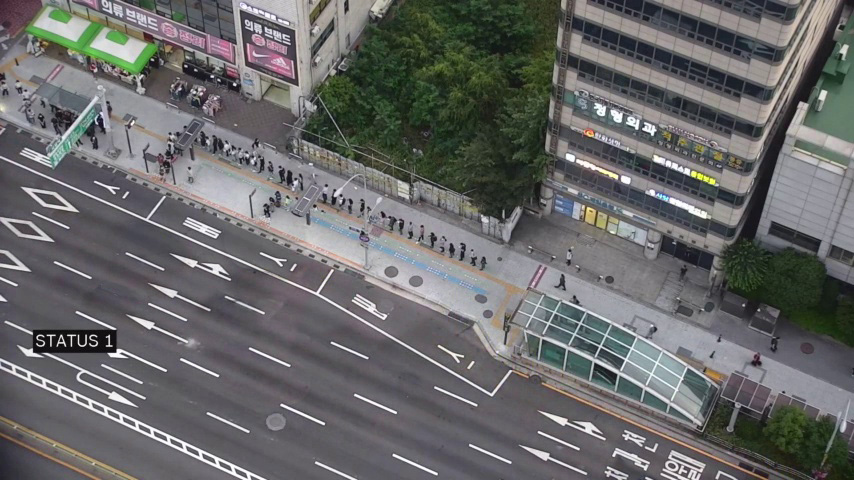
#> input picture backgrounds/222_bg_f_2.jpg, 854 x 480 px, found by its file name
$ python firstAngle_busstopTracking.py   (older library calls are emulated)
#> lines starting #> are read from the running program, lines starting #| are printed output that depends on the picture; after the words box and inside, x2 and y2 are one past the last pixel; in counts of white or black regions, pixels touching at a corner belong together; pictures that were not available may be replaced by others from this repository, and a replacement may not be noted
# 버스 전용차선 !!!!!!!!!!!!!1
#!/usr/bin/env python3
# -*- coding: utf-8 -*-
"""
Created on Sat Sep 30 11:51:00 2017

@author: alexdrake
"""

import cv2
import numpy as np
import time
import logging
import math
import re
from os import walk
import os

# Vehicle_counter from Dan Maesks response on
# https://stackoverflow.com/questions/36254452/counting-cars-opencv-python-issue/36274515#36274515


# ============================================================================

class Vehicle(object):
    # [7 lines left out: function __init__, not called in this run]

    @property
    def last_position(self):
        return self.positions[-1]

    @property
    def last_position2(self):
        return self.positions[-2]

    # [10 lines left out: functions add_position, draw, not called in this run]

# ============================================================================


class VehicleCounter(object):
    # [166 lines left out: functions __init__, get_vector, is_valid_vector, update_vehicle, update_count, not called in this run]


# ============================================================================

# get working directory
loc = os.path.abspath('')

# Video source
inputFile = 'C:/MyWorkspace/Detectioncode/inputs/000_0820.mp4'

# for testing
tracked_blobs = []
tracked_conts = []
t_retval = []


# inputFile 이름에 정규표현식에 맞는 형식 있으면 camera에 넣기
camera = re.match(r".*/(\d+)_.*", inputFile)
camera = camera.group(1)  # camera는 정규표현식 만족하는 것 중 첫번째
print("camera", camera)
# import video file
cap = cv2.VideoCapture(inputFile)

fps = cap.get(cv2.CAP_PROP_FPS)  # 프레임 수 구하기
delay = int(1000/fps)
# 추적 경로를 그리기 위한 랜덤 색상
color = np.random.randint(0, 255, (200, 3))
lines = None  # 추적 선을 그릴 이미지 저장 변수
prevImg = None
termcriteria = (cv2.TERM_CRITERIA_EPS | cv2.TERM_CRITERIA_COUNT, 10, 0.03)

# get list of background files
f = []

# backgrounds폴더에 들어있는 모든 파일 리스트 형태로 가져와서 filenames에 넣기
for (_, _, filenames) in walk(loc + "/backgrounds/"):
    f.extend(filenames)  # filenames의 원소들 f의 원소로 넣기
    break

# if background exists for camera: import, else avg will be built on fly

bg = 'C:/MyWorkspace/Detectioncode/backgrounds/222_bg_f_2.jpg'
default_bg = cv2.imread(bg)
#> default_bg is the input picture: shape (480, 854, 3); mean B, G, R 104.7, 104.6, 104.3
type(default_bg)
default_bg = cv2.cvtColor(default_bg, cv2.COLOR_BGR2HSV)  # H 색상
#> default_bg: shape (480, 854, 3); mean H, S, V 101.6, 30.6, 110.1
# HSV중 S(채도) = avgSat,V(명도) = default_bg 채널만 사용
(_, avgSat, default_bg) = cv2.split(default_bg)
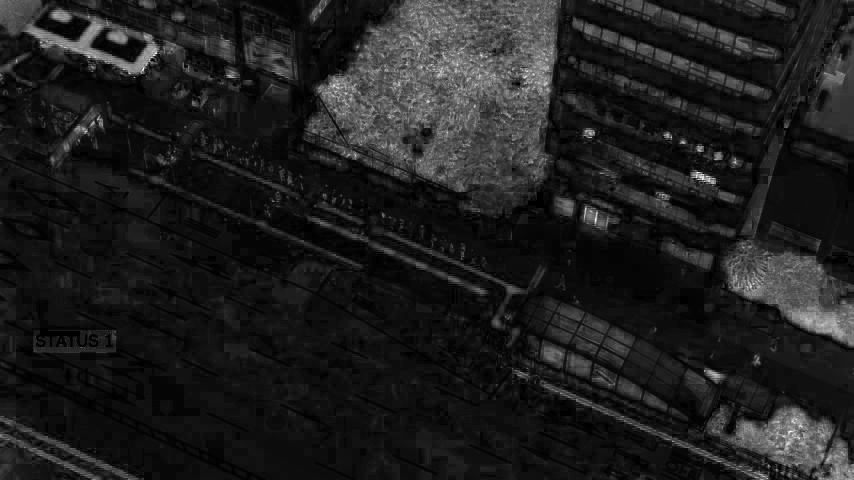
#> avgSat: shape (480, 854); min 0, max 255, mean 30.6
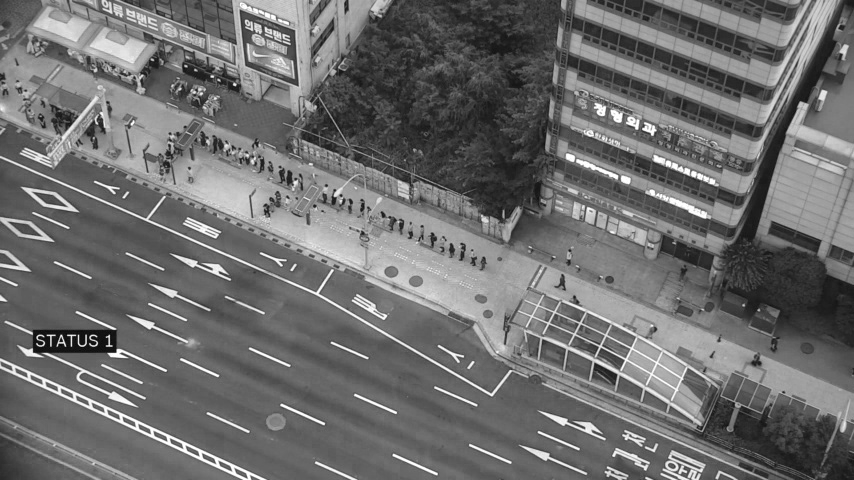
#> default_bg: shape (480, 854); min 7, max 255, mean 110.1
avg = default_bg.copy().astype("float")

cv2.imshow("default_bg", default_bg)
cv2.imshow("avg",avg)
# get frame size
frame_w = int(cap.get(cv2.CAP_PROP_FRAME_WIDTH))
frame_h = int(cap.get(cv2.CAP_PROP_FRAME_HEIGHT))


# create a mask (manual for each camera)

mask = np.zeros((frame_h, frame_w), np.uint8)
mask[:, :] = 255

for i in range(854):
    mask[: int(80 + (365/853) * i), i:] = 0
    mask[int(155 + (375 / 853) * i) - 3:int(155 + (375 / 853) * i) + 3, i] = 0
    mask[int(198 + 20+ (370 / 853) * i) - 1:int(198+ 20 + (370 / 853) * i) + 1, i] = 0
    mask[int(240 + 20+ (370 / 853) * i) - 1:int(240+ 20 + (370 / 853) * i) + 1, i] = 0
    mask[int(278 + 20+ (370 / 853) * i) - 1:int(278+ 20 + (370 / 853) * i) + 1, i] = 0
    mask[int(322 + 20+ (370 / 853) * i) - 1:int(322+ 20 + (370 / 853) * i) + 1, i] = 0
    mask[int(359 + 20+ (370 / 853) * i) - 1:int(359+ 20 + (370 / 853) * i) + 1, i] = 0


cv2.imshow("mask", mask)
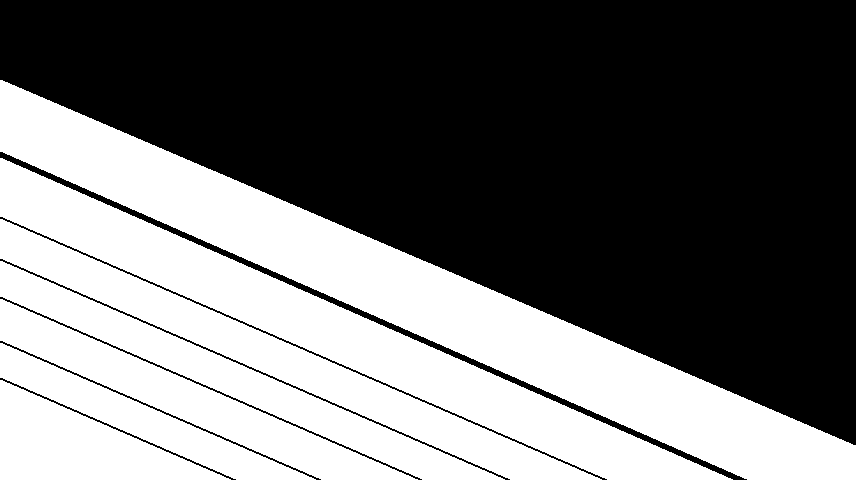
#> window 'mask': shape (480, 856); 43.2% white; 7 white regions, largest, box (x1, y1, x2, y2) and area: (0, 80, 856, 480) 63345, (0, 158, 733, 480) 38285, (0, 219, 602, 480) 22290
# The cutoff for threshold. A lower number means smaller changes between
# the average and current scene are more readily detected.
THRESHOLD_SENSITIVITY = 30  # 40
# t_retval = [] 현재
t_retval.append(THRESHOLD_SENSITIVITY)
# Blob size limit before we consider it for tracking.
CONTOUR_WIDTH = 30  # 사람 탐지하기 위한 폭
CONTOUR_HEIGHT = 30  # 사람을 탐지하기 위한 높이

LIMIT_WIDTH = 200
LIMIT_HEIGHT = 200

BUS_WIDTH = 160
BUS_HEIGHT = 100
# The weighting to apply to "this" frame when averaging. A higher number
# here means that the average scene will pick up changes more readily,
# thus making the difference between average and current scenes smaller.
DEFAULT_AVERAGE_WEIGHT = 0.001  # 0.01 #작을 수록 차량이 잘 감지됨
INITIAL_AVERAGE_WEIGHT = DEFAULT_AVERAGE_WEIGHT / 50
# Blob smoothing function, to join 'gaps' in cars
SMOOTH = max(1, int(round((CONTOUR_WIDTH ** 0.1) / 2, 0)))  # 수정
SMOOTH = 2
# Constants for drawing on the frame.
LINE_THICKNESS = 1
CAR_LINE_THICKNESS = 1

fourcc = cv2.VideoWriter_fourcc(*'mp4v')  # 디지털 미디어 포맷 코드 생성 , 인코딩 방식 설
out = loc + '/outputs/' + camera + '_output.mp4'
out = cv2.VideoWriter(out, fourcc, 20, (frame_w, frame_h))

outblob = loc + '/outputs/' + camera + '_outblob.mp4'
diffop = loc + '/outputs/' + camera + '_outdiff.mp4'
outblob = cv2.VideoWriter(outblob, fourcc, 20, (frame_w, frame_h))
diffop = cv2.VideoWriter(diffop, fourcc, 20, (frame_w, frame_h))

# A list of "tracked blobs".
blobs = []
car_counter = None  # will be created later
frame_no = 0
total_frames = cap.get(cv2.CAP_PROP_FRAME_COUNT)
total_cars = 0

start_time = time.time()
ret, frame = cap.read()  # 비디오 한 프레임씩 읽어오기, 제대로 읽으면 ret=True, frame = 읽은 프레임
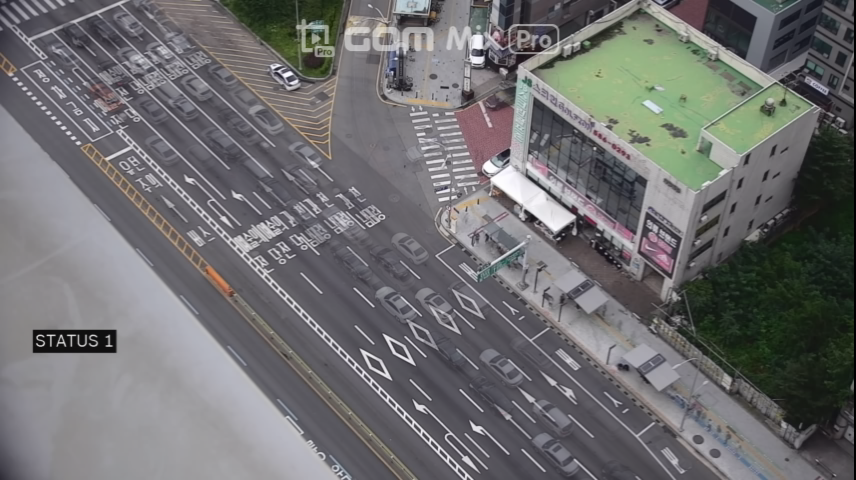
#> input picture temp/back_sample1_bgr.png, 856 x 480 px, given in place of 000_0820.mp4, which was not available
#> frame is the input picture: shape (480, 856, 3); mean B, G, R 111.5, 110.4, 110.7

while ret:  # 프레임 잘 읽어올
    ret, frame = cap.read()
    frame_no = frame_no + 1

    img_draw = frame.copy()
    gray = cv2.cvtColor(frame, cv2.COLOR_BGR2GRAY)
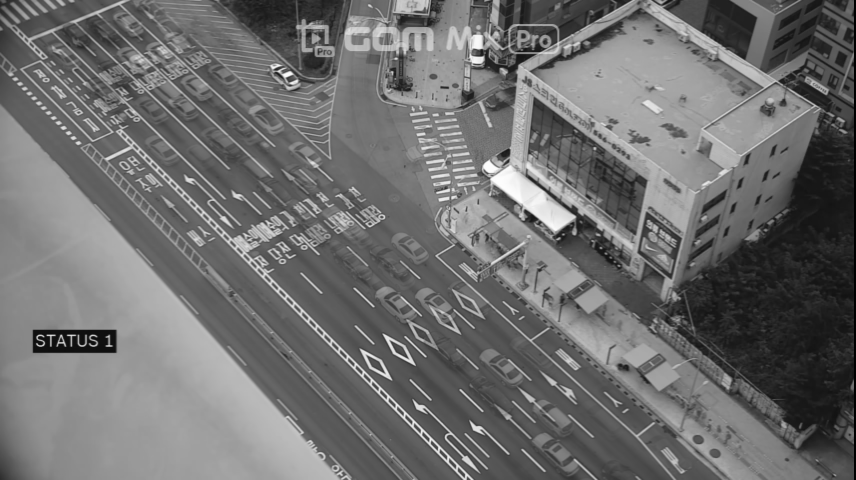
#> gray: shape (480, 856); min 0, max 254, mean 110.7
    # 최초 프레임 경우

    if ret and frame_no < total_frames:

        #print("Processing frame ",frame_no)

        frame = cv2.cvtColor(frame, cv2.COLOR_BGR2HSV)

        # only use the Value channel of the frame
        (_, _, grayFrame) = cv2.split(frame)

        # 부드러운 이미지 (src, d, sigmaColor, sigmaSpace)
        grayFrame = cv2.bilateralFilter(grayFrame, 11, 21, 21)
        if avg is None:  # 백그라운드 파일 없는 경우 avg = None이었음
            # Set up the average if this is the first time through.
            avg = grayFrame.copy().astype("float")
            print('test')
            continue

        # Build the average scene image by accumulating this frame
        # with the existing average.
        if frame_no < 10:
            def_wt = INITIAL_AVERAGE_WEIGHT
        else:
            def_wt = DEFAULT_AVERAGE_WEIGHT

        # cv2.accumulateWeighted(grayFrame, avg, def_wt)  # 가중치 적용 화소 누적합 (input, output, 가중치)

        # export averaged background for use in next video feed run
        # if frame_no > int(total_frames * 0.975):
        if frame_no > int(200):
            grayOp = cv2.cvtColor(cv2.convertScaleAbs(
                avg), cv2.COLOR_GRAY2BGR)  # convertScaleAbs : 절대값
            backOut = loc + "/backgrounds/" + camera + "_bg2.jpg"
            cv2.imwrite(backOut, grayOp)  # grayOp를 backout이름으로 저장

        # Compute the grayscale difference between the current grayscale frame and
        # the average of the scene.
        differenceFrame = cv2.absdiff(grayFrame, cv2.convertScaleAbs(avg))

        # blur the difference image
        differenceFrame = cv2.GaussianBlur(differenceFrame, (5, 5), 0)
        cv2.imshow("difference", differenceFrame)
        diffout = cv2.cvtColor(differenceFrame, cv2.COLOR_GRAY2BGR)
        diffop.write(diffout)

        # get estimated otsu threshold level
        retval, _ = cv2.threshold(differenceFrame, 0, 255,  # ( img, 문턱값, 바꿔줄값,flag)
                                  cv2.THRESH_BINARY + cv2.THRESH_OTSU)
        # add to list of threshold levels
        t_retval.append(retval)

        # apply threshold based on average threshold value
        # 0819 - threshold 0.5 곱해주니까 검은차 잡음
        if frame_no < 10:
            ret2, thresholdImage = cv2.threshold(differenceFrame,
                                                 int(np.mean(t_retval)*0.5),
                                                 255, cv2.THRESH_BINARY)

        else: # 최근 10개 쓰레시홀드
            ret2, thresholdImage = cv2.threshold(differenceFrame,
                                                 int(np.mean(
                                                     t_retval[-10:-1]) * 0.5),
                                                 255, cv2.THRESH_BINARY)

        # We'll need to fill in the gaps to make a complete vehicle as windows
        # and other features can split them!
        kernel = cv2.getStructuringElement(
            cv2.MORPH_ELLIPSE, (SMOOTH, SMOOTH))  # 커널 생성 (타원모양,크기)

        # Remove noise
        thresholdImage = cv2.morphologyEx(
            thresholdImage, cv2.MORPH_OPEN, kernel)

        thresholdImage = cv2.erode(
            thresholdImage, kernel, iterations=3)

        # [12 lines of commented-out code are left out]
        thresholdImage = cv2.bitwise_and(
            thresholdImage, mask)  # 비트연산 수헹

        cv2.imshow('thresholdImage', thresholdImage)

        threshout = cv2.cvtColor(thresholdImage, cv2.COLOR_GRAY2BGR)
        outblob.write(threshout)

        cv2.imshow('threshout', threshout)

        # Find contours aka blobs in the threshold image.
        #        _, contours, hierarchy = cv2.findContours(thresholdImage,
        #                                                  cv2.RETR_EXTERNAL,
        #                                                  cv2.CHAIN_APPROX_SIMPLE) # 컨투어 라인을 그릴 수 있는 포인트만 저장
        contours, hierarchy = cv2.findContours(thresholdImage,
                                               cv2.RETR_EXTERNAL,  # 가장 바깥쪽 라인만 찾음
                                               cv2.CHAIN_APPROX_SIMPLE)  # 컨투어 라인을 그릴 수 있는 포인트만 저장

        test_img = np.ones_like(frame)

        #        print("Found ",len(contours)," vehicle contours.")
        # process contours if they exist!
        if contours:
            for (i, contour) in enumerate(contours):
                # Find the bounding rectangle and center for each blob
                # 컨투어라인을 둘러싸는 사각형 그리기( 회전 고려하지 않음)
                (x, y, w, h) = cv2.boundingRect(contour)
                contour_valid = ((w > CONTOUR_WIDTH) and (h > CONTOUR_HEIGHT) and (
                    w < LIMIT_WIDTH) and (h < LIMIT_HEIGHT))

                #                print("Contour #",i,": pos=(x=",x,", y=",y,") size=(w=",w,
                #                      ", h=",h,") valid=",contour_valid)

                if not contour_valid:
                    continue

                center = (int(x + w / 2), int(y + h / 2))
                blobs.append(((x, y, w, h), center))

        for (i, match) in enumerate(blobs):
            contour, centroid = match
            x, y, w, h = contour

            # store the contour data
            c = dict(
                frame_no=frame_no,
                centre_x=x,
                centre_y=y,
                width=w,
                height=h
            )
            tracked_conts.append(c)
            if ((((205/482) * (x + w - 1) + 128) > y) and (w < 100) and (h < 100)):
                cv2.rectangle(frame, (x, y), (x + w - 1, y + h - 1),
                              (0, 250, 190), 2 * CAR_LINE_THICKNESS)
            else:
                cv2.rectangle(frame, (x, y), (x + w - 1, y +
                                              h - 1), (0, 0, 255), CAR_LINE_THICKNESS)

       # cv2.rectangle(frame, (x, y), (x + w - 1, y + h - 1), (0, 0, 255), CAR_LINE_THICKNESS)

            # cv2.circle(frame, centroid, 2, (0, 0, 255), -1)  # 자동차 이동 추적하는 원

        if car_counter is None:
            print("Creating vehicle counter...")
            car_counter = VehicleCounter(
                frame.shape[:2], 7 * frame.shape[0] / 10)
        #            car_counter = VehicleCounter(frame.shape[:2], 3*frame.shape[0] / 3)

        # get latest count
        car_counter.update_count(blobs, frame)
        current_count = car_counter.vehicle_RHS + car_counter.vehicle_LHS

        # print elapsed time to console
        elapsed_time = time.time() - start_time
        #        print("-- %s seconds --" % round(elapsed_time,2))

        # output video
        frame = cv2.cvtColor(frame, cv2.COLOR_HSV2BGR)

        # draw dividing line 버스 전용차선 그리기
        # cv2.line(frame, (0, 158), (316, 293),
        #          (0, 255, 0), 4*LINE_THICKNESS)
        # cv2.line(frame, (316, 293), (492, 396),
        #          (0, 255, 0), 4 * LINE_THICKNESS)
        #
        # cv2.line(frame, (0, 128), (482, 333),
        #          (0, 0, 255), 4 * LINE_THICKNESS)
        # update with latest count
        total_cars = current_count

        # draw upper limit
#        cv2.line(frame, (0, 100), (frame_w, 100), (0, 0, 0), LINE_THICKNESS)
        #frame = cv2.add(frame, lines)
        cv2.imshow("preview", frame)
        out.write(frame)

        if cv2.waitKey(0) == 27:  # 27ms 동안 키 입력 대기
            break
    else:
        break

# cv2.line()
cv2.destroyAllWindows()
cap.release()
out.release()
